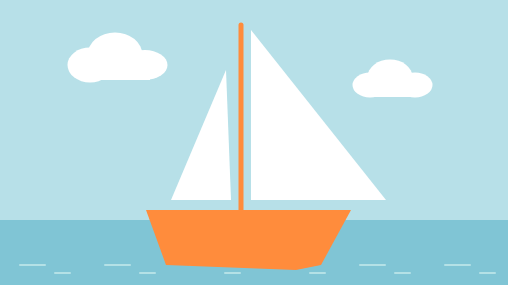
Frame 1 (no input)
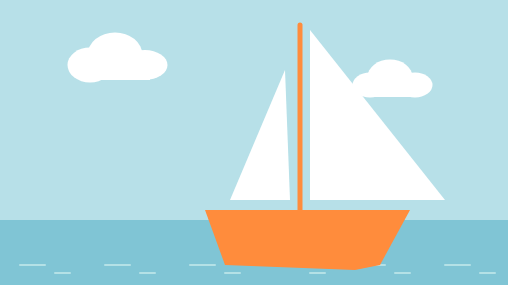
Frame 60 (no input)
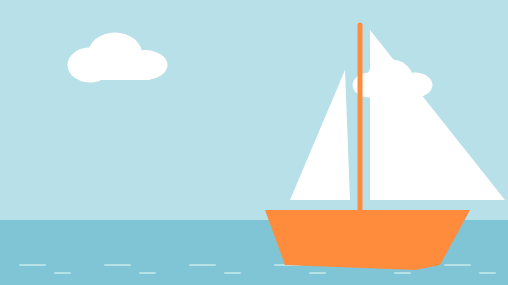
Frame 120 (the mouse pressed at the canvas centre since frame 60)

The p5.js sketch that drew these frames (run headless with seeded random() and noise() and a simulated clock; from frame 60 on, the mouse is pressed at the canvas centre):

// p5.js sketch
// ── sketch.js
let posizioneX = 0;
let velocità = 1;

function setup() {
  createCanvas(508, 285);
}

function draw() {
  //sfondo
  background(183, 224, 232);

  //nuvole
  noStroke();
  fill(255);

  //nuvola sinistra
  ellipse(90, 65, 45, 35);
  ellipse(115, 55, 55, 45);
  ellipse(145, 65, 45, 30);
  rect(80, 62, 70, 18);

  //nuvola destra
  ellipse(370, 85, 35, 25);
  ellipse(390, 77, 45, 35);
  ellipse(415, 85, 35, 25);
  rect(370, 84, 50, 13);

  //acqua
  noStroke();
  fill(128, 197, 213);
  rect(0, 220, width, 70);

  //onde
  stroke(180, 225, 230);
  strokeWeight(2);
  strokeCap(ROUND);

  //ciclo for per ripetere 6 volte il disegno di due piccole linee, creando delle onde distribuite sull'acqua, la variabile i permette di spostare ogni gruppo di 85 pixel
  for (let i = 0; i < 6; i++) {
    let x = 20 + i * 85;
    line(x, 265, x + 25, 265);
    line(x + 35, 273, x + 50, 273);
  }

  //movimento della barca
  posizioneX = posizioneX + velocità;

  //se la barca supera il bordo, ricomincia da sinistra
  if (posizioneX > width) {
    posizioneX = -280;
  }

  //barca
  push();
  translate(posizioneX, 0);

  //albero della barca
  stroke(255, 140, 60);
  strokeWeight(5);
  line(240, 25, 240, 210);

  //vela sinistra
  noStroke();
  fill(255);
  triangle(170, 200, 225, 70, 230, 200);

  //vela destra
  triangle(250, 30, 250, 200, 385, 200);

  //scafo
  fill(255, 140, 60);
  quad(145, 210, 350, 210, 320, 265, 165, 265);
  triangle(165, 265, 320, 265, 295, 270);

  pop();
}

// ── style.css
html, body {
  margin: 0;
  padding: 0;
  display: flex;
  justify-content: center;
  align-items: center;
  background-color: #ffffff;
}
canvas {
  display: block;
}
